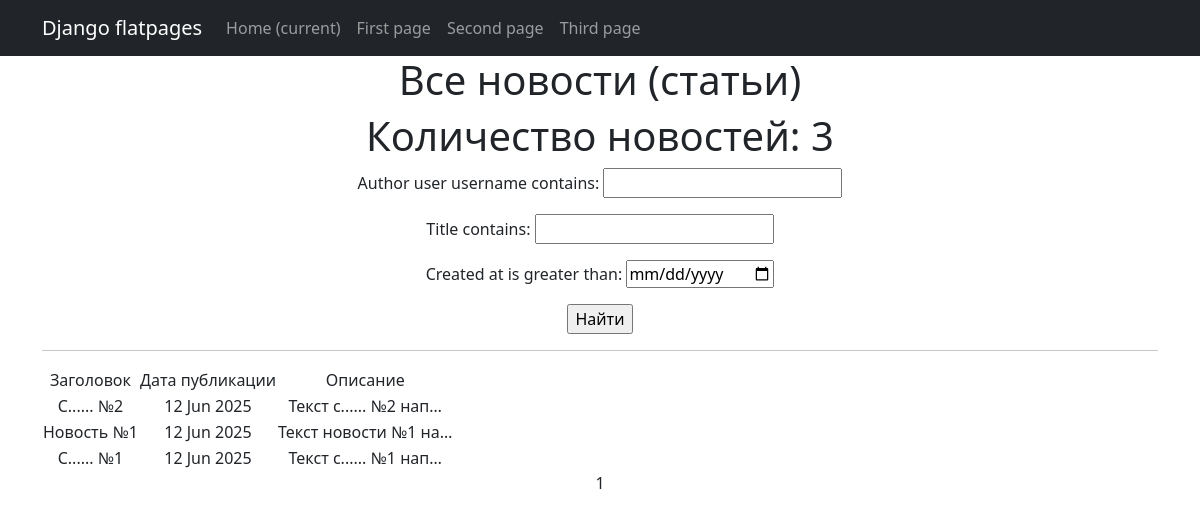
The page /news/ on the database as committed earlier.
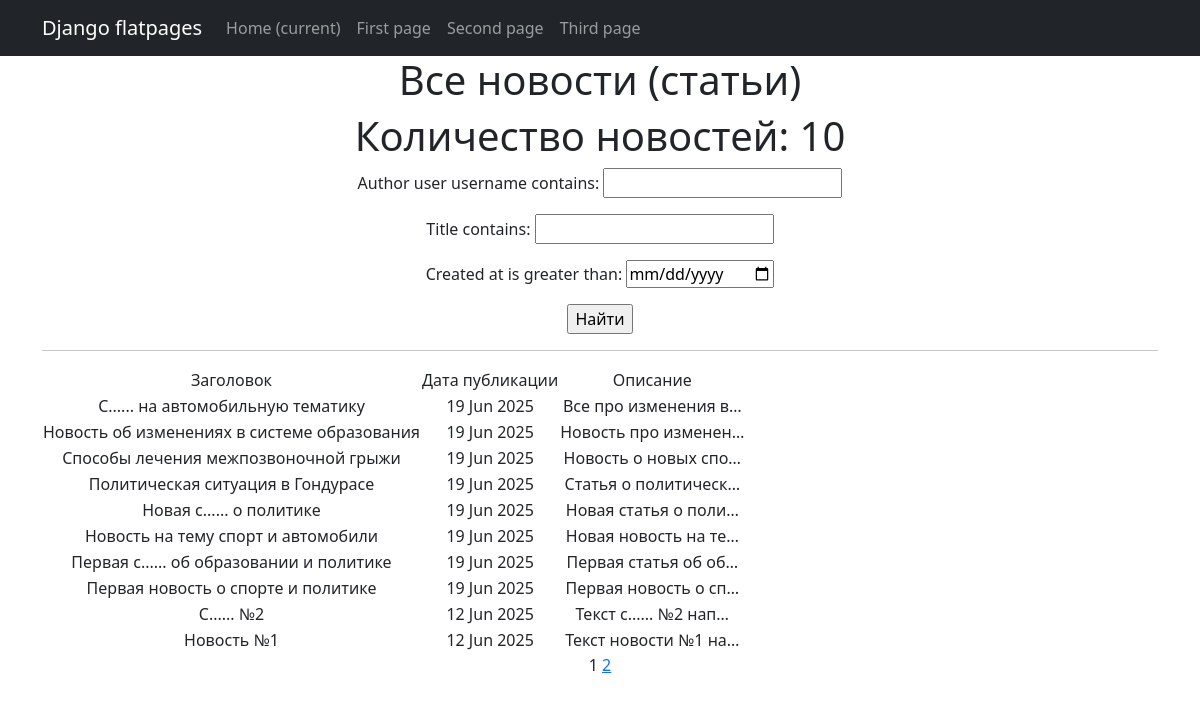
The same page on the database as committed later.
### NewsPortal/models.py (models this page shows, shortened)
class Post(models.Model):
    author = models.ForeignKey(Author, on_delete=models.CASCADE)
    type = models.CharField(max_length=2, choices=TYPE_OF_PUBLICATION)
    created_at = models.DateTimeField(auto_now_add=True)
    category = models.ManyToManyField(Category, through='PostCategory')
    title = models.CharField(max_length=150)
    content = models.TextField()
    rating = models.IntegerField(default=0, blank=True)

### NewsPortal/views.py (the view)
# urls.py: path('', PostListView.as_view(), name='post_list'),
class PostListView(ListView):
    model = Post
    context_object_name = 'posts'
    ordering = ['-created_at']
    template_name = 'newsPortal/newsList.html'
    paginate_by = 10
    def get_queryset(self):
        queryset = super().get_queryset()
        self.filterset = PostFilter(self.request.GET, queryset)
        return self.filterset.qs
    def get_context_data(self, **kwargs):
        context = super().get_context_data(**kwargs)
        context['filterset'] = self.filterset
        return context

### NewsPortal/templatetags/customs_fiter.py (called while the page is built)
@register.filter()
def censor(value, filter_word = ''):
    if type(value) == str:
        list_words = value.split()
        res_str = ''
        for word in list_words:
            if word.lower() == filter_word.lower():
                new_word = word[:1]
                for _ in range(len(word)):
                    new_word += '.'
                res_str += new_word if res_str == '' else ' ' + new_word
            else:
                res_str += word if res_str == '' else ' ' + word
        return res_str
    else:
        raise TypeError('Фильтр предназначен только для строкового типа')

### NewsPortal/templatetags/customs_tags.py (called while the page is built)
@register.simple_tag(takes_context=True)
def url_replace(context, **kwargs):
   d = context['request'].GET.copy()
   for k, v in kwargs.items():
       d[k] = v
   return d.urlencode()

### templates/newsPortal/newsList.html (shortened to what this page needs)
{% extends 'flatpages/default.html' %}
{% load customs_fiter %}
{% load customs_tags %}
{% block content %}
<h1>Все новости (статьи)</h1>
<h1>Количество новостей: {{ posts|length }}</h1>
<form action="" method="get">
   {{ filterset.form.as_p }}
   <input type="submit" value="Найти" />
</form>
<hr>
    {% if posts %}
        <table>
            <tr>
                <td>Заголовок</td>
                <td>Дата публикации</td>
                <td>Описание</td>
            </tr>
            {% for post in posts %}
                <tr>
                    <td>{{ post.title|censor:"Статья" }}</td>
                    <td>{{ post.created_at|date:'d M Y' }}</td>
                    <td>
                        {{ post.content|truncatechars:20|censor:"Статьи" }}</td>
                </tr>
            {% endfor %}
        </table>
    {% else  %}
        <h2>Список новостей пуст</h2>
    {% endif %}
    {{ page_obj.number }}
    {% if page_obj.has_next %}
        <a href="?{% url_replace page=page_obj.next_page_number %}">{{ page_obj.next_page_number }}</a>
    {% endif %}
{% endblock content %}

### templates/flatpages/default.html (shortened to what this page needs)
<!DOCTYPE html>
<html lang="en">
    <head>
        {% load static %}
        <link href="{% static 'css/styles.css' %}" rel="stylesheet" />
    </head>
    <body>
        <nav class="navbar navbar-expand-lg navbar-dark bg-dark static-top">
            <div class="container">
                <a class="navbar-brand" href="#">Django flatpages</a>
                <div class="collapse navbar-collapse" id="navbarResponsive">
                    <ul class="navbar-nav ml-auto">
                        <li class="nav-item active">
                            <a class="nav-link" href="#">Home
                                <span class="sr-only">(current)</span>
                            </a>
                        </li>
                        <li class="nav-item">
                            <a class="nav-link" href="/one/">First page</a>
                        </li>
                        <li class="nav-item">
                            <a class="nav-link" href="/two/">Second page</a>
                        </li>
                        <li class="nav-item">
                            <a class="nav-link" href="/three/">Third page</a>
                        </li>
                    </ul>
                </div>
            </div>
        </nav>
        <div class="container">
            <div class="row">
                <div class="col-lg-12 text-center">
                    {% block content %}
                    {% endblock content %}
                </div>
            </div>
        </div>
    </body>
</html>

Rows that differ between the two databases and show on the page:
no longer on this page (row unchanged): Post: title|censor "С...... №1", created_at "12 Jun 2025", content|censor "Текст с...... №1 нап…"
added Post: title|censor "С...... на автомобильную тематику", created_at "19 Jun 2025", content|censor "Все про изменения в…"
added Post: title|censor "Новость об изменениях в системе образования", created_at "19 Jun 2025", content|censor "Новость про изменен…"
added Post: title|censor "Способы лечения межпозвоночной грыжи", created_at "19 Jun 2025", content|censor "Новость о новых спо…"
added Post: title|censor "Политическая ситуация в Гондурасе", created_at "19 Jun 2025", content|censor "Статья о политическ…"
added Post: title|censor "Новая с...... о политике", created_at "19 Jun 2025", content|censor "Новая статья о поли…"
added Post: title|censor "Новость на тему спорт и автомобили", created_at "19 Jun 2025", content|censor "Новая новость на те…"
added Post: title|censor "Первая с...... об образовании и политике", created_at "19 Jun 2025", content|censor "Первая статья об об…"
added Post: title|censor "Первая новость о спорте и политике", created_at "19 Jun 2025", content|censor "Первая новость о сп…"
Other text that changed with them:
{{ posts|length }}: "3" → "10"
{{ page_obj.next_page_number }}: (not shown) → "2"
